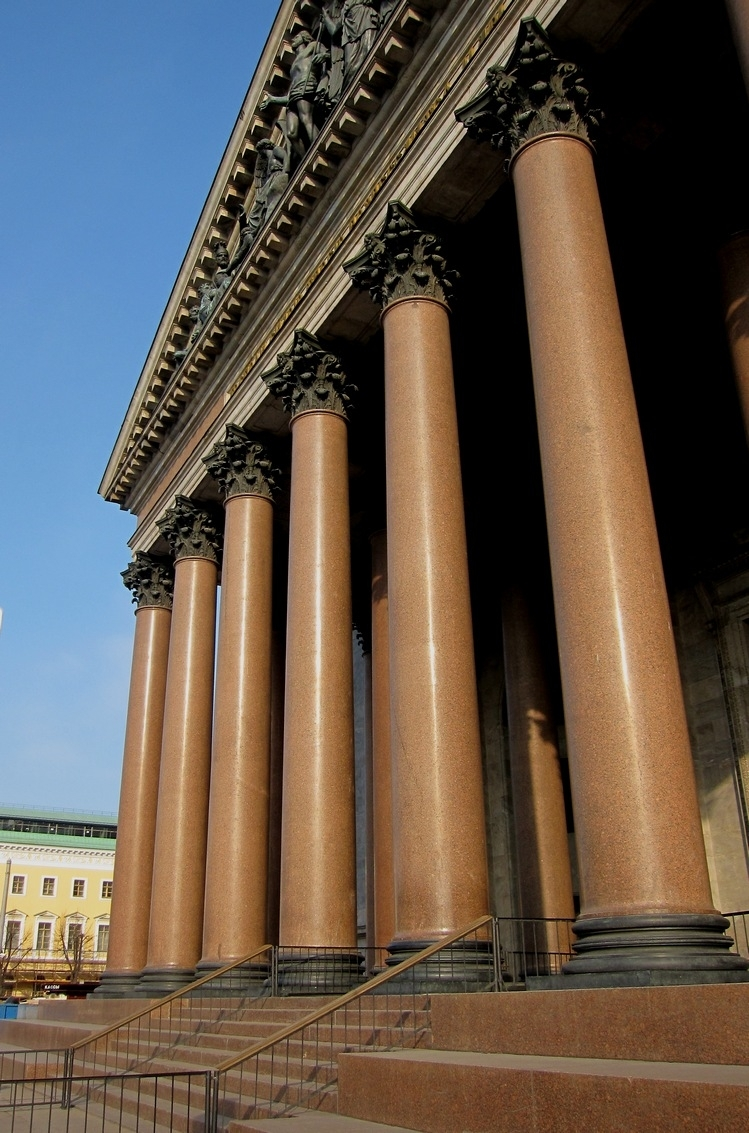
#> input picture Методы цифровой фильтрации изображений/cv_image.jpg, 749 x 1133 px
$ jupyter execute lab4.ipynb   (older library calls are emulated)
#> lines starting #> are read from the running program, lines starting #| are printed output that depends on the picture
**Лабораторная работа №4. Методы цифровой фильтрации изображений**

Выполнили студенты группы 932302: Лебёдкин Владислав и Травкова Ирина

Вариант 4

[cell 1]
# импорт библиотек
import cv2
import numpy as np
import matplotlib.pyplot as plt
import time

[cell 2]
# загрузка изображения в градациях серого
img = cv2.imread('cv_image.jpg', cv2.IMREAD_GRAYSCALE)
#> img: shape (1133, 749); min 0, max 241, mean 90
if img is None:
    raise FileNotFoundError("Изображение не найдено! Проверьте путь")
plt.imshow(img,cmap ="gray")
plt.axis("off")

Для 1 задания на изображение необходимо добавить шум "соль и перец". Напишем для этого функцию ``add_salt_pepper_noise``

[cell 3]
def add_salt_pepper_noise(image, amount=0.05):
#> called with amount = 0.05
    noisy = np.copy(image)
    h, w = image.shape
#> h = 1133; w = 749
    num_salt = int(np.ceil(amount * h * w * 0.5))
#> num_salt = 21216
    num_pepper = int(np.ceil(amount * h * w * 0.5))
#> num_pepper = 21216
    # соль (белые пиксели)
    coords_salt = [np.random.randint(0, i - 1, num_salt) for i in image.shape]
    noisy[coords_salt[0], coords_salt[1]] = 255
    # перец (черные пиксели)
    coords_pepper = [np.random.randint(0, i - 1, num_pepper) for i in image.shape]
    noisy[coords_pepper[0], coords_pepper[1]] = 0
    return noisy

[cell 4]
img_noisy = add_salt_pepper_noise(img, amount=0.05)
plt.imshow(img_noisy,cmap ="gray")
plt.title("Зашумленное изображение")
plt.axis("off")

### Задание 1. Применить фильтр Гаусса ($\sigma$ = 2) и медианный фильтр (5*5). Сравнить.

**Гауссов фильтр** — линейный фильтр, ядро которого строится по формуле
  двумерного гауссиана:

  $$G(x,y) = \frac{1}{2\pi\sigma^2} e^{-\frac{x^2+y^2}{2\sigma^2}}$$

  Параметр σ задаёт «ширину» колокола и, соответственно, силу размытия.

**Медианный фильтр** — нелинейный фильтр, заменяющий центральный пиксель медианой значений в окне размера $N \times N$.
Для применения фильтра Гаусса используется функция ``cv2.GaussianPlur()``. Для медианного фильтра используется функция ``cv2.medianBlur()``. Функции применяются к зашумленному изображению для дальнейшего сравнения.

[cell 5]
gaussian = cv2.GaussianBlur(img_noisy, (5, 5), sigmaX=2.0)
median = cv2.medianBlur(img_noisy, 5)

plt.figure(figsize=(12, 6))
plt.subplot(131), plt.imshow(img_noisy, cmap='gray'), plt.title('Исходное зашумленное'), plt.axis("off")
plt.subplot(132), plt.imshow(gaussian, cmap='gray'), plt.title('Гаусс σ=2'), plt.axis("off")
plt.subplot(133), plt.imshow(median, cmap='gray'), plt.title('Медиана 5×5'), plt.axis("off")
plt.show()

**Вывод:** Гауссов фильтр размывает импульсивный шум, превращая резкие точки в мутные серые пятна. Медианный фильтр полностью устраняет шум «соль и перец», сохраняя при этом чёткость границ объектов.

### Задание 2. Выделить вертикальные границы оператором Превитта.

Оператор Превитта — градиентный фильтр первого порядка, вычисляющий приближение производной яркости изображения.

Для выделения **вертикальных границ** используется ядро, чувствительное к перепадам яркости по горизонтальной оси (градиент по X):

$$P_x = \begin{bmatrix} -1 & 0 & 1 \\ -1 & 0 & 1 \\ -1 & 0 & 1 \end{bmatrix}$$

**Алгоритм:**
1. С помощью ``np.array()`` задаем матрицу 3×3 — ядро Превитта для вертикальных границ.
2. К загруженному изображению в градациях серого применяем свёртку `cv2.filter2D()` с ядром Превитта.
3. Берём модуль результата (так как градиент может быть отрицательным) с помощью функции ``np.abs()``.
4. Нормализуем в диапазон [0, 255] с помощью ``cv2.normalize()`` для визуализации.

[cell 6]
kernel_prewitt_v = np.array([
    [-1, 0, 1],
    [-1, 0, 1],
    [-1, 0, 1]], dtype=np.float32)
prewitt_v = cv2.filter2D(img, cv2.CV_64F, kernel_prewitt_v)
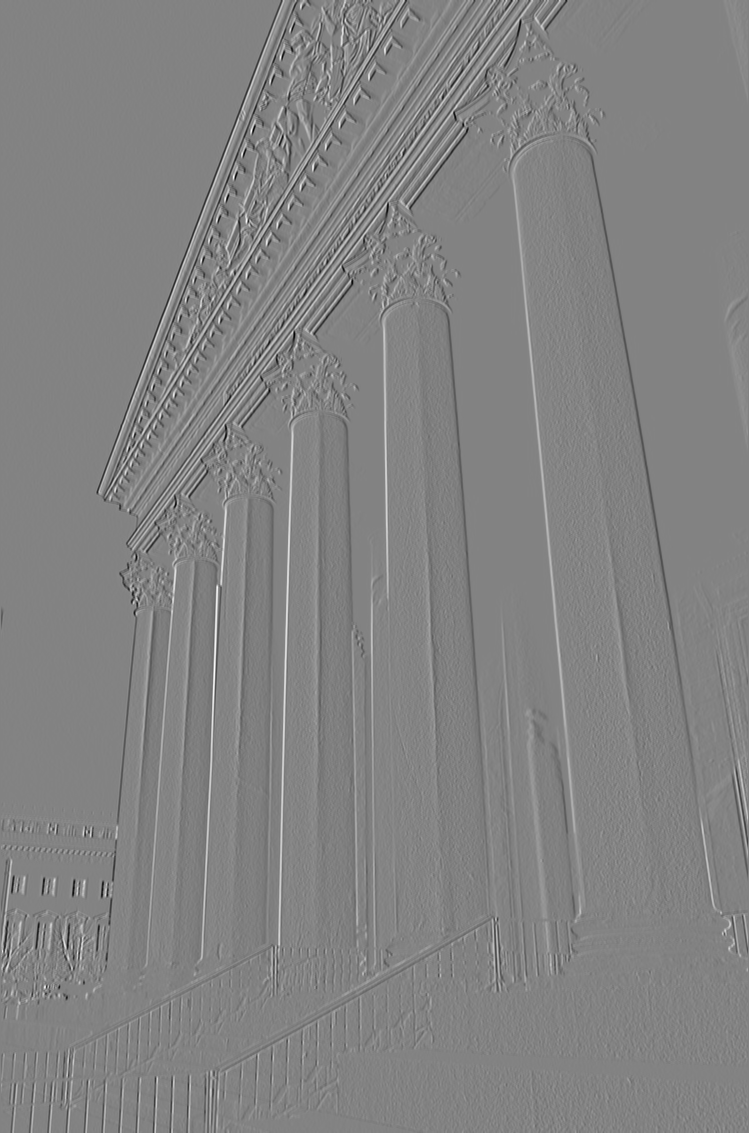
#> prewitt_v: shape (1133, 749) float64; min -632, max 599, mean -0.7; drawn with min black and max white
prewitt_v_abs = np.abs(prewitt_v)
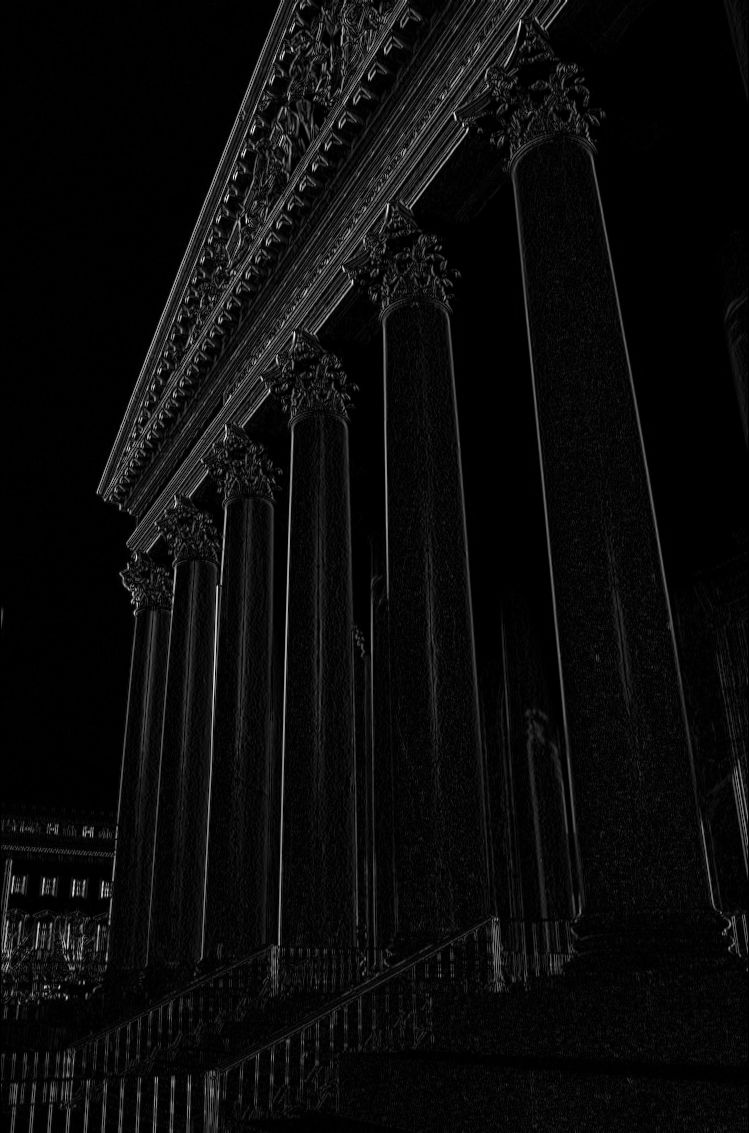
#> prewitt_v_abs: shape (1133, 749) float64; min 0, max 632, mean 28.7; drawn with min black and max white

prewitt_v_norm = cv2.normalize(prewitt_v_abs, None, 0, 255, cv2.NORM_MINMAX).astype(np.uint8)

[cell 7]
plt.figure(figsize=(12, 6))

plt.subplot(1, 2, 1)
plt.imshow(img, cmap='gray')
plt.title('Оригинал')
plt.axis('off')

plt.subplot(1, 2, 2)
plt.imshow(prewitt_v_norm, cmap='gray')
plt.title('Вертикальные границы (Превитт)')
plt.axis('off')

plt.tight_layout()
plt.show()

**Вывод:** На результирующем изображении чётко видны **колонны** здания — основные вертикальные структуры. Горизонтальные элементы (ступени лестницы, карнизы) практически не выражены.

### Задание 3. Усилить резкость изображения с помощью свёртки.

Для повышения резкости изображения используется свёртка с ядром размером 3×3. Центральный пиксель умножается на 5, а значения четырёх соседних пикселей вычитаются. Это позволяет усилить перепады яркости на границах объектов, делая контуры и мелкие детали более выраженными.

Фильтрация выполняется функцией cv2.filter2D(). В результате изображение становится более чётким, однако возможно усиление шума.

[cell 8]
kernel1 = np.array([
    [0, -1, 0],
    [-1, 5, -1],
    [0, -1, 0]
])

kernel2 = np.array([
    [0, -2, 0],
    [-2, 9, -2],
    [0, -2, 0]
])

kernel3 = np.array([
    [-1, -1, -1],
    [-1, 9, -1],
    [-1, -1, -1]
])

sharp1 = cv2.filter2D(img, -1, kernel1)
sharp2 = cv2.filter2D(img, -1, kernel2)
sharp3 = cv2.filter2D(img, -1, kernel3)

plt.figure(figsize=(12, 8))

images = [img, sharp1, sharp2, sharp3]
titles = ['Исходное', 'Умеренная', 'Сильная', 'Все направления']

for i in range(4):
    plt.subplot(2, 2, i + 1)
    plt.imshow(images[i], cmap='gray')
    plt.title(titles[i])
    plt.axis('off')

plt.tight_layout()
plt.show()

### Задание 4. Сравнить скорость работы усредняющего и медианного фильтров при окне 11×11.

К изображению применяются два фильтра с одинаковым размером окна 11×11. Усредняющий фильтр cv2.blur() заменяет яркость пикселя средним значением соседних пикселей, а медианный cv2.medianBlur() — медианным значением.

Для сравнения производительности каждый фильтр выполняется 30 раз. С помощью time.perf_counter() измеряется время обработки и рассчитывается среднее время одного выполнения.

[cell 9]
start = time.perf_counter()

n = 30

cv2.blur(img, (11, 11))
cv2.medianBlur(img, 11)

start = time.perf_counter()

for i in range(n):
    mean_img = cv2.blur(img, (11, 11))

mean_time = (time.perf_counter() - start) / n

start = time.perf_counter()

for i in range(n):
    median_img = cv2.medianBlur(img, 11)
#> this loop made 30 passes
#> pass 1, `median_img = cv2.medianBlur(img, 11)`:
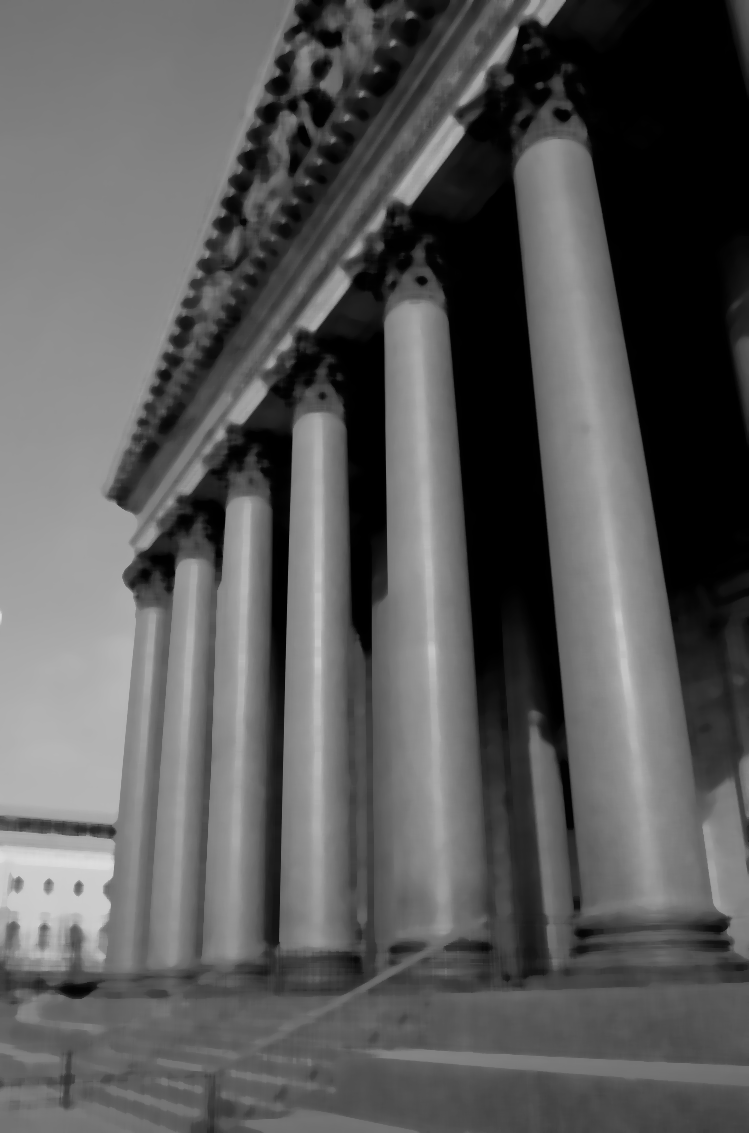
#> median_img: shape (1133, 749); min 0, max 222, mean 89.6

median_time = (time.perf_counter() - start) / n

print(f"Усредняющий: {mean_time * 1000:.3f} мс")
print(f"Медианный: {median_time * 1000:.3f} мс")

plt.figure(figsize=(12, 5))

plt.subplot(1, 3, 1)
plt.imshow(img, cmap='gray')
plt.title('Исходное')
plt.axis('off')

plt.subplot(1, 3, 2)
plt.imshow(mean_img, cmap='gray')
plt.title('Усредняющий 11×11')
plt.axis('off')

plt.subplot(1, 3, 3)
plt.imshow(median_img, cmap='gray')
plt.title('Медианный 11×11')
plt.axis('off')

plt.tight_layout()
plt.show()

end = time.perf_counter()

### Задание 5. Реализовать гауссов ВЧ-фильтр в частотной области.

Изображение переводится в частотную область с помощью двумерного преобразования Фурье np.fft.fft2(). После переноса низких частот в центр спектра создаётся гауссова высокочастотная маска.

Маска подавляет низкие частоты, отвечающие за плавные изменения яркости, и пропускает высокие частоты, соответствующие контурам и мелким деталям.

После умножения спектра на маску выполняется обратное преобразование Фурье. Полученный результат позволяет выделить высокочастотную составляющую изображения. Параметр D0 регулирует степень подавления низких частот.

[cell 10]
d0_values = [10, 30, 60]

rows, cols = img.shape
#> rows = 1133; cols = 749
y, x = np.ogrid[:rows, :cols]
#> y = 1133 values from 0 to 1132
D2 = (x - cols//2)**2 + (y - rows//2)**2

f = np.fft.fft2(img)
fshift = np.fft.fftshift(f)

plt.figure(figsize=(14, 8))

plt.subplot(2, 4, 1)
plt.imshow(img, cmap='gray')
plt.title('Исходное')
plt.axis('off')

plt.subplot(2, 4, 5)
plt.axis('off')

for i, D0 in enumerate(d0_values):
    mask = 1 - np.exp(-D2 / (2 * D0**2))
    fshift_filtered = fshift * mask
    f_ishift = np.fft.ifftshift(fshift_filtered)
    img_back = np.fft.ifft2(f_ishift)
    result = cv2.normalize(np.abs(img_back), None, 0, 255, cv2.NORM_MINMAX).astype(np.uint8)

    plt.subplot(2, 4, i + 2)
    plt.imshow(mask, cmap='gray', vmin=0, vmax=1)
    plt.title(f'Маска, D0={D0}')
    plt.axis('off')

    plt.subplot(2, 4, i + 6)
    plt.imshow(result, cmap='gray')
    plt.title(f'Результат, D0={D0}')
    plt.axis('off')
#> this loop made 3 passes
#> pass 1, `result = cv2.normalize(np.abs(img_back), None, 0, 255, cv2.NORM_MINMAX..`:
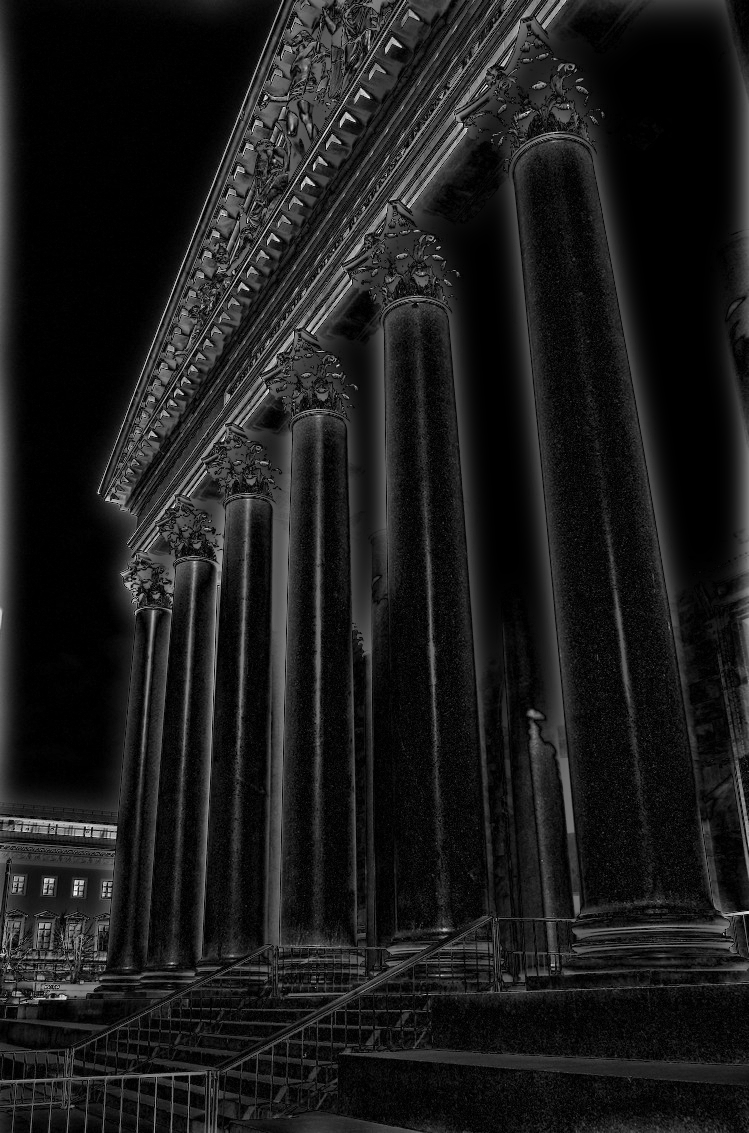
#> result: shape (1133, 749); min 0, max 255, mean 27.3

plt.tight_layout()
plt.show()
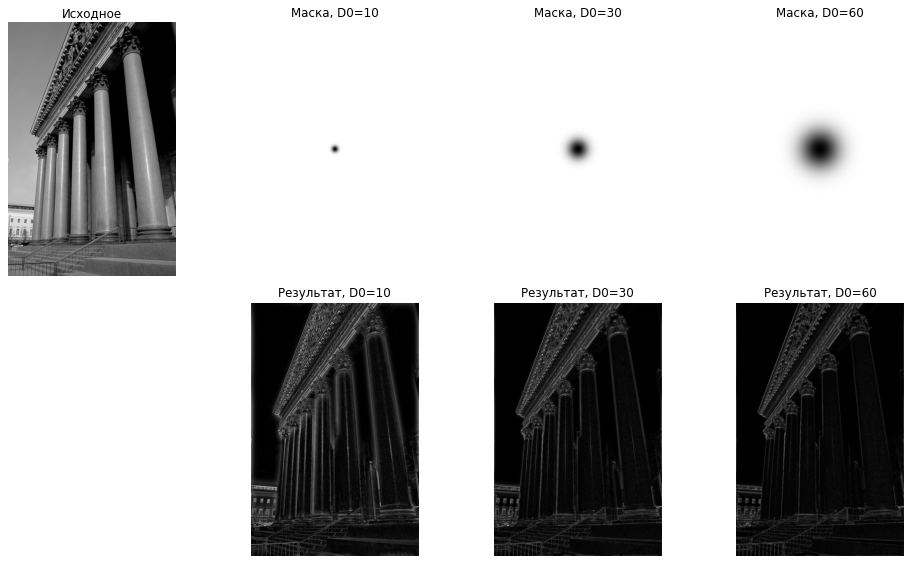
#> figure drawn by matplotlib, 7 panels
